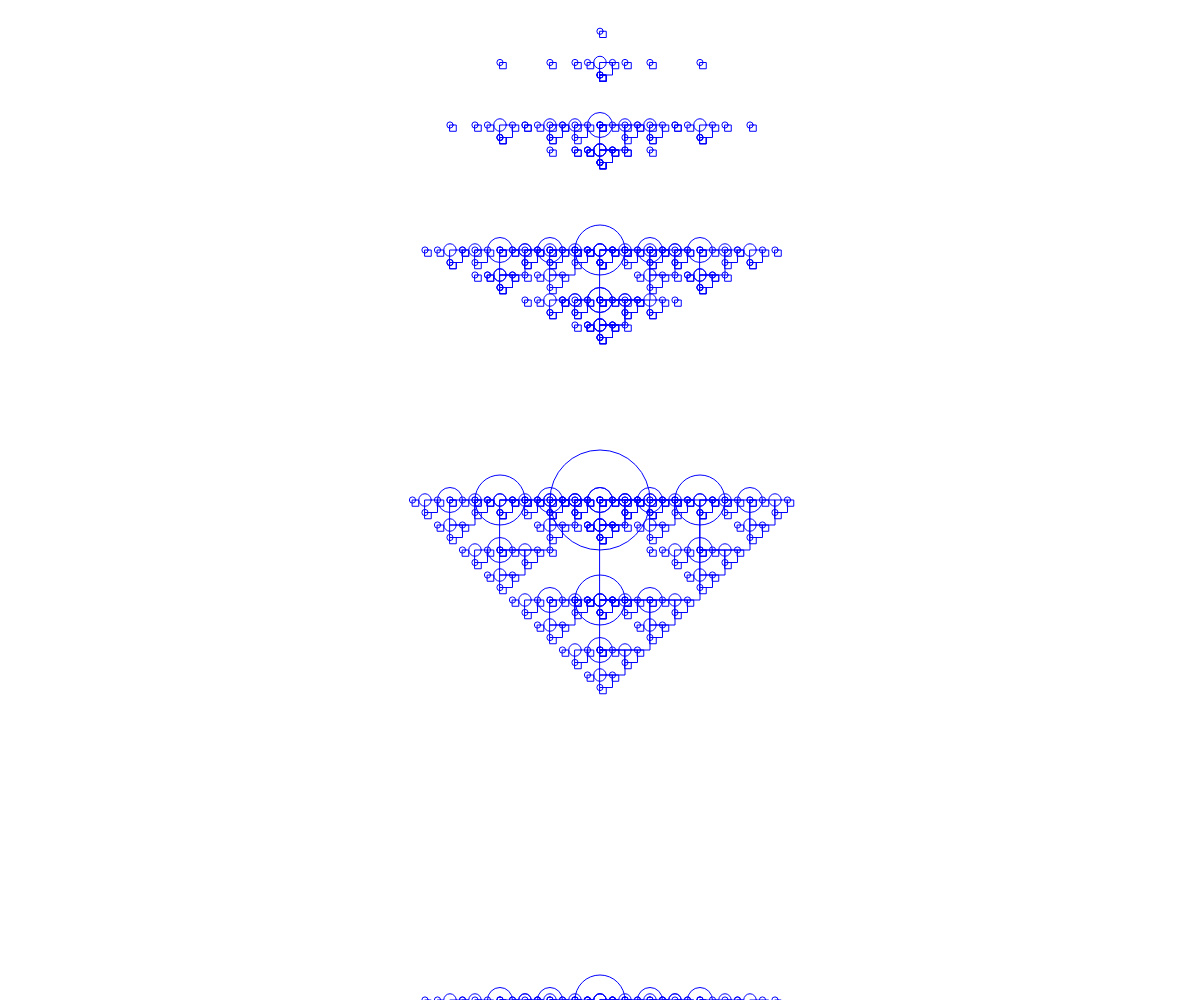
Frame 1 (no input)
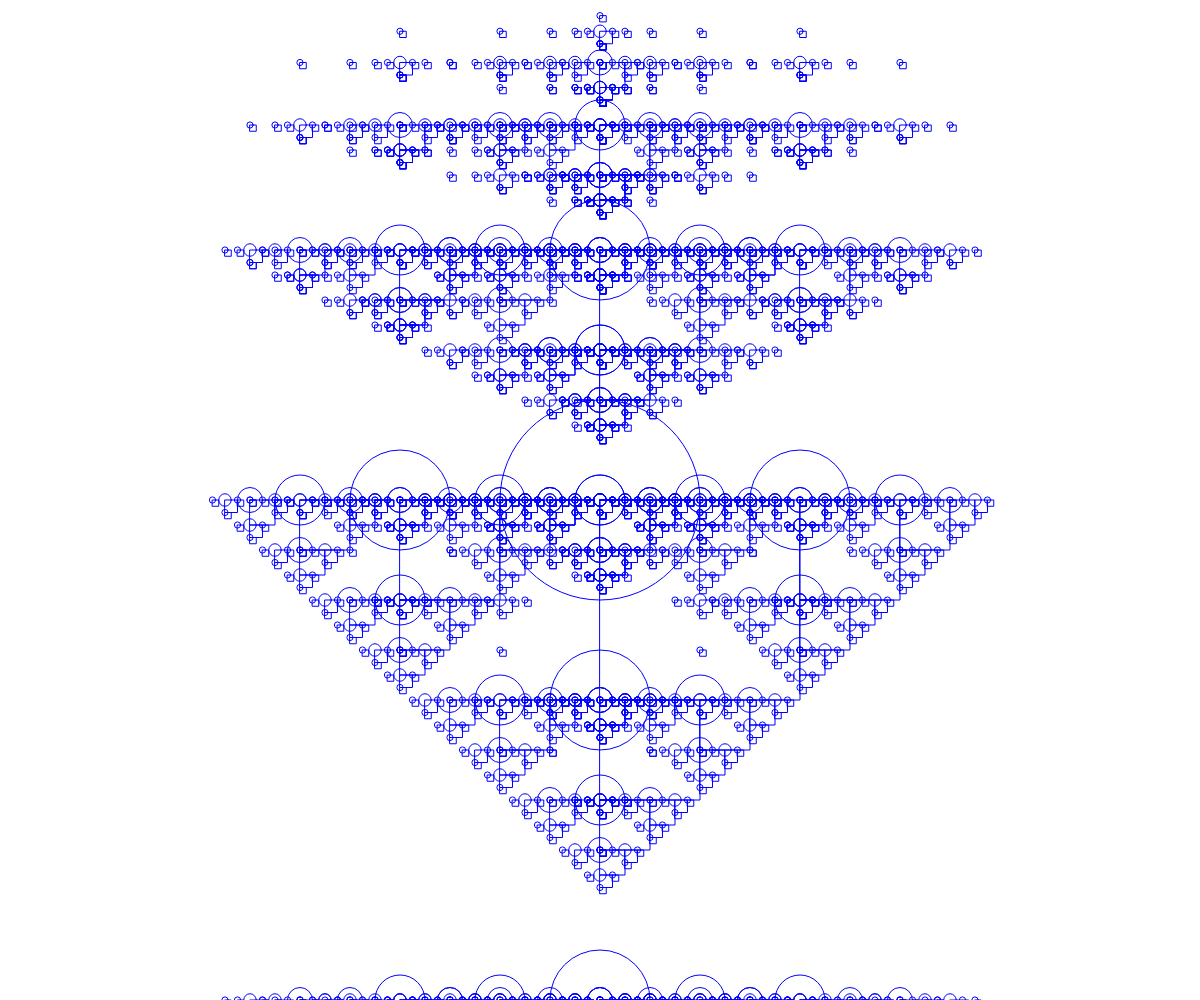
Frame 2 (the mouse pressed at the canvas centre, redrawn once)

The p5.js sketch that drew these frames (run headless with seeded random() and noise() and a simulated clock; the mouse was pressed at the canvas centre and the sketch redrawn once):

// p5.js sketch
// ── sketch.js
var zoom = 0;


function setup() {
 createCanvas(windowWidth, windowHeight);
}

function draw() {
    background(255);   
    noLoop();
    noFill();
    
    drawFractal(width/2, height/2, 100+zoom);
}



function drawFractal(x, y, d){
   stroke(0, 0, 255);
   
   rect(x, y, d, d);
   ellipse(x, y, d, d);
   if(d > 10){
   drawFractal(x, y/2, d/2);
   drawFractal(x, y*2, d/2);
   drawFractal(x, y+d, d/2);
   drawFractal(x - d, y, d/2);
   drawFractal(x + d, y, d/2);
   
  }
};



function mousePressed(){
  background(255);
  zoom+=100;
  drawFractal(width/2, height/2, 100+zoom);
};
